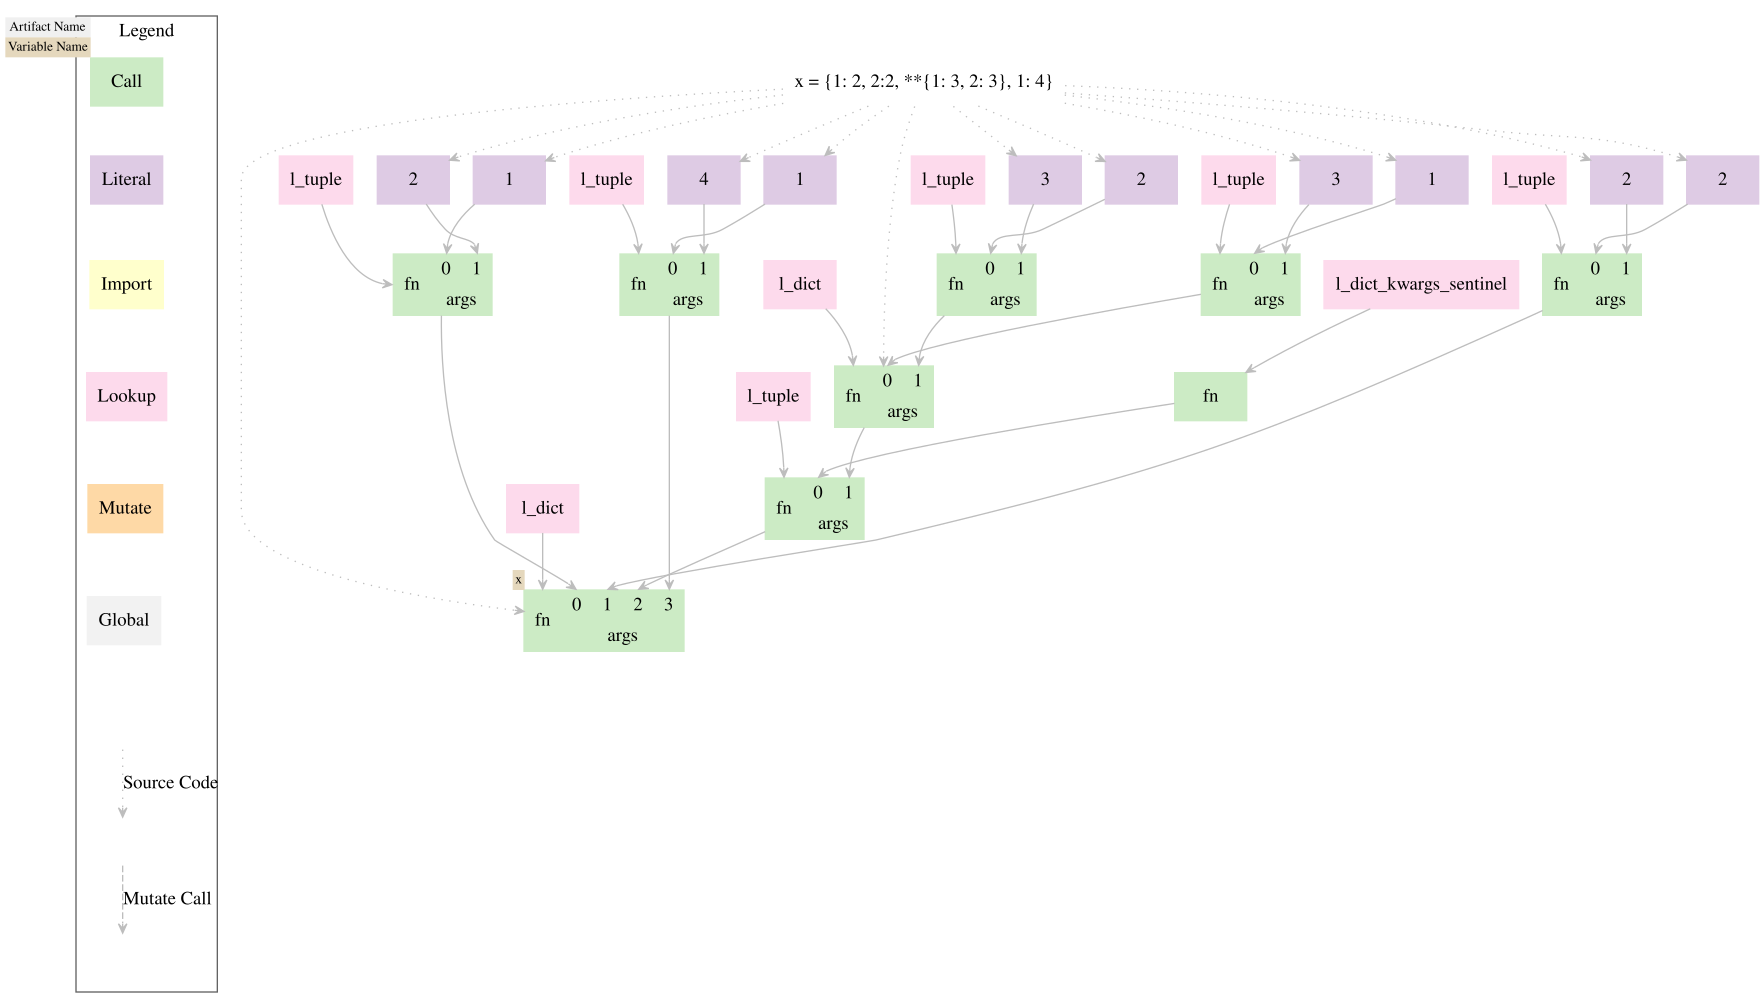

Here is the Python script that generated this plot:
import datetime
from pathlib import *
from lineapy.data.types import *
from lineapy.utils import get_new_id

source_1 = SourceCode(
    code="x = {1: 2, 2:2, **{1: 3, 2: 3}, 1: 4}",
    location=PosixPath("[source file path]"),
)
call_2 = CallNode(
    function_id=LookupNode(
        name="l_tuple",
    ).id,
    positional_args=[
        LiteralNode(
            source_location=SourceLocation(
                lineno=1,
                col_offset=5,
                end_lineno=1,
                end_col_offset=6,
                source_code=source_1.id,
            ),
            value=1,
        ).id,
        LiteralNode(
            source_location=SourceLocation(
                lineno=1,
                col_offset=8,
                end_lineno=1,
                end_col_offset=9,
                source_code=source_1.id,
            ),
            value=2,
        ).id,
    ],
)
global_1 = GlobalNode(
    name="PIL.Image",
    call_id=call_2.id,
)
global_2 = GlobalNode(
    name="types",
    call_id=call_2.id,
)
global_3 = GlobalNode(
    name="obj",
    call_id=call_2.id,
)
global_4 = GlobalNode(
    name="Decimal",
    call_id=call_2.id,
)
global_5 = GlobalNode(
    name="decimal",
    call_id=call_2.id,
)
global_6 = GlobalNode(
    name="plt",
    call_id=call_2.id,
)
global_7 = GlobalNode(
    name="clf",
    call_id=call_2.id,
)
global_8 = GlobalNode(
    name="is_new",
    call_id=call_2.id,
)
global_9 = GlobalNode(
    name="assets",
    call_id=call_2.id,
)
global_10 = GlobalNode(
    name="sklearn.ensemble",
    call_id=call_2.id,
)
global_11 = GlobalNode(
    name="new_df",
    call_id=call_2.id,
)
global_12 = GlobalNode(
    name="pd",
    call_id=call_2.id,
)
global_13 = GlobalNode(
    name="alt",
    call_id=call_2.id,
)
global_14 = GlobalNode(
    name="y",
    call_id=call_2.id,
)
global_15 = GlobalNode(
    name="d",
    call_id=call_2.id,
)
global_16 = GlobalNode(
    name="altair",
    call_id=call_2.id,
)
global_17 = GlobalNode(
    name="ls",
    call_id=call_2.id,
)
global_18 = GlobalNode(
    name="r10",
    call_id=call_2.id,
)
global_19 = GlobalNode(
    name="r8",
    call_id=call_2.id,
)
global_20 = GlobalNode(
    name="pandas",
    call_id=call_2.id,
)
global_21 = GlobalNode(
    name="v",
    call_id=call_2.id,
)
global_22 = GlobalNode(
    name="df",
    call_id=call_2.id,
)
global_23 = GlobalNode(
    name="r6",
    call_id=call_2.id,
)
global_24 = GlobalNode(
    name="r5",
    call_id=call_2.id,
)
global_25 = GlobalNode(
    name="r4",
    call_id=call_2.id,
)
global_26 = GlobalNode(
    name="RandomForestClassifier",
    call_id=call_2.id,
)
global_27 = GlobalNode(
    name="r2",
    call_id=call_2.id,
)
global_28 = GlobalNode(
    name="img",
    call_id=call_2.id,
)
global_29 = GlobalNode(
    name="DataFrame",
    call_id=call_2.id,
)
global_30 = GlobalNode(
    name="sns",
    call_id=call_2.id,
)
global_31 = GlobalNode(
    name="e",
    call_id=call_2.id,
)
global_32 = GlobalNode(
    name="my_function",
    call_id=call_2.id,
)
global_33 = GlobalNode(
    name="x",
    call_id=call_2.id,
)
global_34 = GlobalNode(
    name="bs",
    call_id=call_2.id,
)
global_35 = GlobalNode(
    name="r11",
    call_id=call_2.id,
)
global_36 = GlobalNode(
    name="b",
    call_id=call_2.id,
)
global_37 = GlobalNode(
    name="r9",
    call_id=call_2.id,
)
global_38 = GlobalNode(
    name="r7",
    call_id=call_2.id,
)
global_39 = GlobalNode(
    name="foo",
    call_id=call_2.id,
)
global_40 = GlobalNode(
    name="math",
    call_id=call_2.id,
)
global_41 = GlobalNode(
    name="r3",
    call_id=call_2.id,
)
global_42 = GlobalNode(
    name="a",
    call_id=call_2.id,
)
global_43 = GlobalNode(
    name="r1",
    call_id=call_2.id,
)
global_44 = GlobalNode(
    name="open",
    call_id=call_2.id,
)
global_45 = GlobalNode(
    name="c",
    call_id=call_2.id,
)
call_9 = CallNode(
    source_location=SourceLocation(
        lineno=1,
        col_offset=4,
        end_lineno=1,
        end_col_offset=37,
        source_code=source_1.id,
    ),
    function_id=LookupNode(
        name="l_dict",
    ).id,
    positional_args=[
        call_2.id,
        CallNode(
            function_id=LookupNode(
                name="l_tuple",
            ).id,
            positional_args=[
                LiteralNode(
                    source_location=SourceLocation(
                        lineno=1,
                        col_offset=11,
                        end_lineno=1,
                        end_col_offset=12,
                        source_code=source_1.id,
                    ),
                    value=2,
                ).id,
                LiteralNode(
                    source_location=SourceLocation(
                        lineno=1,
                        col_offset=13,
                        end_lineno=1,
                        end_col_offset=14,
                        source_code=source_1.id,
                    ),
                    value=2,
                ).id,
            ],
        ).id,
        CallNode(
            function_id=LookupNode(
                name="l_tuple",
            ).id,
            positional_args=[
                CallNode(
                    function_id=LookupNode(
                        name="l_dict_kwargs_sentinel",
                    ).id,
                ).id,
                CallNode(
                    source_location=SourceLocation(
                        lineno=1,
                        col_offset=18,
                        end_lineno=1,
                        end_col_offset=30,
                        source_code=source_1.id,
                    ),
                    function_id=LookupNode(
                        name="l_dict",
                    ).id,
                    positional_args=[
                        CallNode(
                            function_id=LookupNode(
                                name="l_tuple",
                            ).id,
                            positional_args=[
                                LiteralNode(
                                    source_location=SourceLocation(
                                        lineno=1,
                                        col_offset=19,
                                        end_lineno=1,
                                        end_col_offset=20,
                                        source_code=source_1.id,
                                    ),
                                    value=1,
                                ).id,
                                LiteralNode(
                                    source_location=SourceLocation(
                                        lineno=1,
                                        col_offset=22,
                                        end_lineno=1,
                                        end_col_offset=23,
                                        source_code=source_1.id,
                                    ),
                                    value=3,
                                ).id,
                            ],
                        ).id,
                        CallNode(
                            function_id=LookupNode(
                                name="l_tuple",
                            ).id,
                            positional_args=[
                                LiteralNode(
                                    source_location=SourceLocation(
                                        lineno=1,
                                        col_offset=25,
                                        end_lineno=1,
                                        end_col_offset=26,
                                        source_code=source_1.id,
                                    ),
                                    value=2,
                                ).id,
                                LiteralNode(
                                    source_location=SourceLocation(
                                        lineno=1,
                                        col_offset=28,
                                        end_lineno=1,
                                        end_col_offset=29,
                                        source_code=source_1.id,
                                    ),
                                    value=3,
                                ).id,
                            ],
                        ).id,
                    ],
                ).id,
            ],
        ).id,
        CallNode(
            function_id=LookupNode(
                name="l_tuple",
            ).id,
            positional_args=[
                LiteralNode(
                    source_location=SourceLocation(
                        lineno=1,
                        col_offset=32,
                        end_lineno=1,
                        end_col_offset=33,
                        source_code=source_1.id,
                    ),
                    value=1,
                ).id,
                LiteralNode(
                    source_location=SourceLocation(
                        lineno=1,
                        col_offset=35,
                        end_lineno=1,
                        end_col_offset=36,
                        source_code=source_1.id,
                    ),
                    value=4,
                ).id,
            ],
        ).id,
    ],
)
